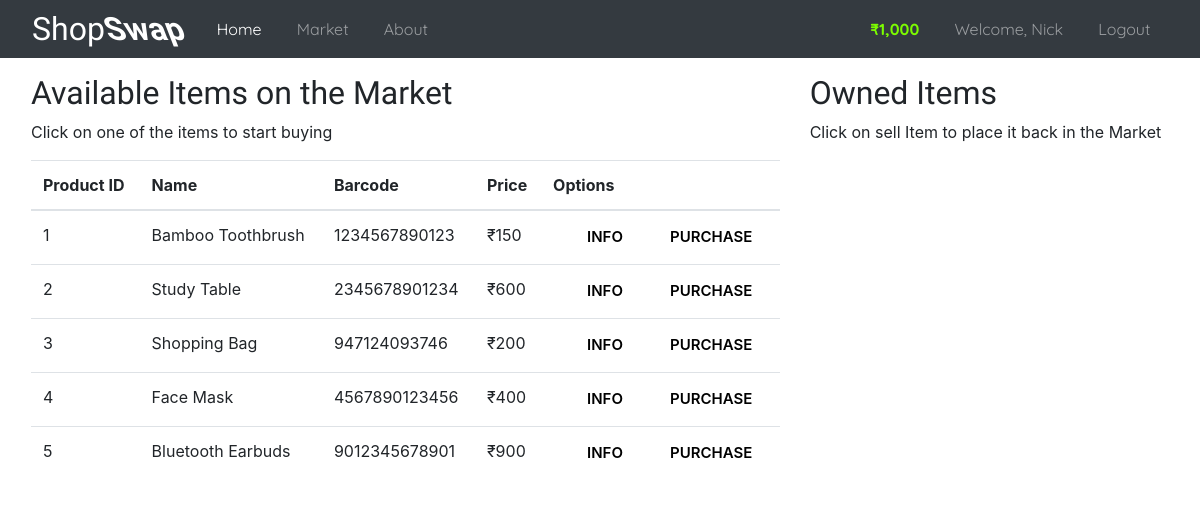
Page /market (signed in) on the committed database.
### shop/models.py (models this page shows, shortened)
class User(db.Model,UserMixin):
    id = db.Column(db.Integer(),primary_key=True)
    username = db.Column(db.String(length=30),nullable=False,unique=True)
    email_address = db.Column(db.String(length=50),nullable=False,unique=True)
    password_hash=db.Column(db.String(length=60),nullable=False)
    budget = db.Column(db.Integer(),nullable=False,default=1000)
    items = db.relationship('Item',backref='owned_user',lazy=True)
    @property
    def prettier_budget(self):
        if(len(str(self.budget)))>=4:
            return f"₹{str(self.budget)[:-3]},{str(self.budget)[-3:]}"
        else:
            return f"₹{self.budget}"
    @property
    def password(self):
        return self.password

class Item(db.Model):
    id = db.Column(db.Integer(),primary_key=True)
    name = db.Column(db.String(length=30),nullable=False,unique=True)
    price = db.Column(db.Integer(),nullable=False)
    barcode = db.Column(db.String(length=12),nullable=False,unique=True)
    description = db.Column(db.String(length=1024),nullable=False,unique=True)
    owner = db.Column(db.Integer(),db.ForeignKey('user.id'))

### shop/route.py (the view, shortened to what this page needs)
@app.route('/market',methods=['GET','POST'])
@login_required
def market_page():
    purchase_form = PurchaseItemForm()
    selling_form = SellItemForm()
    if request.method =='GET':
        items=Item.query.filter_by(owner=None)
        owned_items=Item.query.filter_by(owner=current_user.id)
        return render_template('market.html',items=items, purchase_form=purchase_form,owned_items=owned_items,selling_form=selling_form)

### shop/models.py (called while the page is built)
@login_manager.user_loader
def load_user(user_id):
    return User.query.get(int(user_id))

### shop/templates/market.html (shortened to what this page needs)
{% extends 'layout.html' %}
{% block content %}
<div class="row m-3">
    <div class="col-lg-8 buy-section">
        <h2>Available Items on the Market</h2>
        <p>Click on one of the items to start buying</p>
        <table class="table table-hover">
            <thead>
                <tr>
                    <th scope="col">Product ID</th>
                    <th scope="col">Name</th>
                    <th scope="col">Barcode</th>
                    <th scope="col">Price</th>
                    <th scope="col">Options</th>
                </tr>
            </thead>
            <tbody>
                {% for item in items %}
                <tr>
                    <td>{{item.id}}</td>
                    <td>{{item.name}}</td>
                    <td>{{item.barcode}}</td>
                    <td>₹{{item.price}}</td>
                    <td>
                        <button class="button-70" data-toggle="modal"
                            data-target="#Modal-MoreInfo-{{item.id}}"><span>Info</span></button>
                        <button class="button-70" data-toggle="modal"
                            data-target="#Modal-PurchaseConfirm-{{item.id}}"><span>Purchase</span></button>
                    </td>
                </tr>
                {% endfor %}
            </tbody>
        </table>
    </div>
    <div class="col-lg-4 sell-section">
        <h2>Owned Items</h2>
        <p>Click on sell Item to place it back in the Market</p>
        <br>
    </div>
</div>
{% endblock %}

### shop/templates/layout.html (shortened to what this page needs)
<!doctype html>
<html lang="en">
<head>
    <link rel="stylesheet" href="https://cdn.jsdelivr.net/npm/bootstrap@4.5.3/dist/css/bootstrap.min.css"
>
    <link rel="stylesheet" type="text/css" href="{{ url_for('static',filename='css/style.css') }}">
</head>
<body>
    <nav class="navbar navbar-expand-md navbar-dark bg-dark">
        <a class="navbar-brand mainLogo" href="/">Shop<span>Swap</span></a>
        <div class="collapse navbar-collapse" id="navbarNav">
            <ul class="navbar-nav mr-auto">
                <li class="nav-item active">
                    <a class="nav-link" href="{{url_for('home_page')}}">Home <span class="sr-only">(current)</span></a>
                </li>
                <li class="nav-item">
                    <a class="nav-link" href="{{url_for('market_page')}}">Market</a>
                </li>
                <li class="nav-item">
                    <a class="nav-link" href="{{url_for('about_page')}}">About</a>
                </li>
            </ul>
            {% if current_user.is_authenticated %}
            <ul class="navbar-nav">
                <li class="nav-item">
                    <a class="nav-link" style="color:lawngreen; font-weight: bold;">
                        {{current_user.prettier_budget}}
                    </a>
                </li>
                <li class="nav-item">
                    <a class="nav-link">Welcome, {{current_user.username}}</a>
                </li>
                <li class="nav-item">
                    <a class="nav-link" href="{{url_for('logout_page')}}">Logout</a>
                </li>
            </ul>
            {% endif %}
        </div>
    </nav>
    {% block content %}
    {% endblock %}
</body>
</html>

### shop/static/css/style.css (style rules this page uses)
body { background-color: white; }
.navbar { display: flex; justify-content: center; padding: 0 2rem 0; }
.mainLogo { font-size: 2rem; font-family: "Rajdhani", sans-serif; font-weight: 400; }
.mainLogo span { font-size: 2rem; font-family: "Rajdhani", sans-serif; font-weight: 700; }
#navbarNav ul li { font-family: "Quicksand", sans-serif; padding: 0 0.6rem 0; }
.button-70 { background: #fff; border: none; padding: 0.2rem 0.2rem; display: inline-block; font-size: 15px; font-weight: 600; width: 100px; text-transform: uppercase; cursor: pointer; transform: skew(-21deg); margin-left: 0.1rem; }
span { display: inline-block; transform: skew(21deg); }
.button-70::before { content: ""; position: absolute; top: 0; bottom: 0; right: 100%; left: 0; background: rgb(20, 20, 20); opacity: 0; z-index: -1; transition: all 0.5s; }
.buy-section h2, .sell-section h2, .card-title { font-family: "Rajdhani", sans-serif; }

### rows in the picture
User: prettier_budget "₹1,000", username "Nick"
Item: id "1", name "Bamboo Toothbrush", barcode "1234567890123", price "150"
Item: id "2", name "Study Table", barcode "2345678901234", price "600"
Item: id "3", name "Shopping Bag", barcode "947124093746", price "200"
Item: id "4", name "Face Mask", barcode "4567890123456", price "400"
Item: id "5", name "Bluetooth Earbuds", barcode "9012345678901", price "900"
